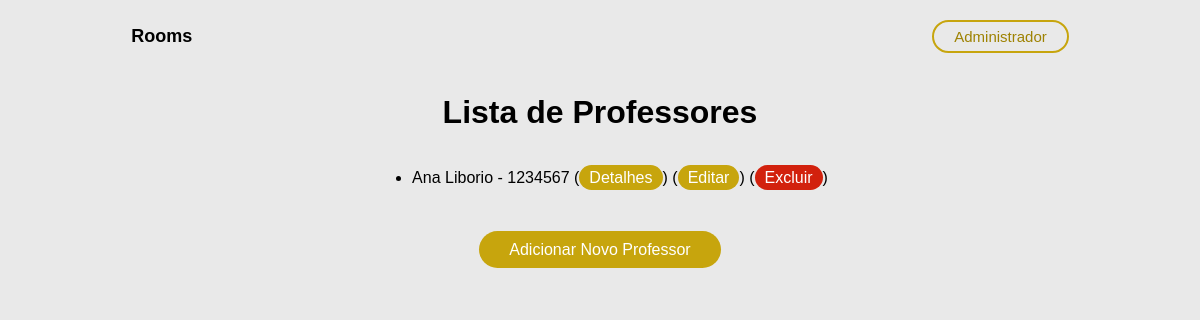
The app's page /teachers/, older data.
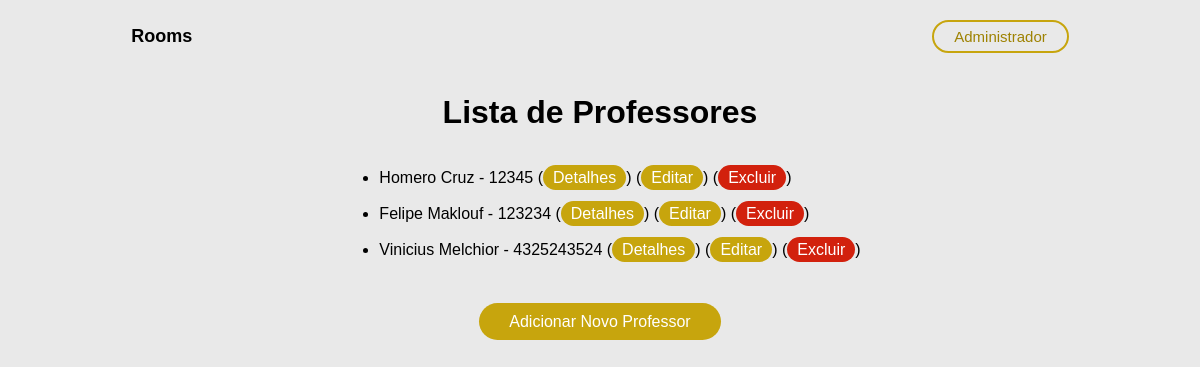
The same page, newer data.
### core/models.py (models this page shows, shortened)
class Teacher(models.Model):
    teacher_id = models.AutoField(primary_key=True)
    siape = models.CharField(max_length=8)
    first_name = models.CharField(max_length=30)
    last_name = models.CharField(max_length=30)

### users/views.py (the view)
# urls.py: path('teachers/', views.teacher_list, name='teacher_list'),
def teacher_list(request):
    teachers = Teacher.objects.all()
    return render(request, 'teacher_list.html', {'teachers': teachers})

### templates/teacher_list.html (shortened to what this page needs)
{% load static %}
<!DOCTYPE html>
<html lang="en">
<head>
    <link rel="stylesheet" href="{% static 'css/list.css' %}" />
</head>
<body>
    <header>
        <div class="logo">Rooms</div>
        <div class="login">Administrador</div>
    </header>
    <h1>Lista de Professores</h1>
    <div class="contentList">
        <ul>
            {% for teacher in teachers %}
                <li>{{ teacher.first_name }} {{ teacher.last_name }} - {{ teacher.siape }}
                    (<a class="options" href="{% url 'teacher_detail' pk=teacher.pk %}">Detalhes</a>)
                    (<a class="options" href="{% url 'teacher_update' pk=teacher.pk %}">Editar</a>)
                    (<a class="optionsE" href="{% url 'teacher_delete' pk=teacher.pk %}">Excluir</a>)
                </li>
            <br>
            {% empty %}
                <li>Nenhum professor encontrado.</li>
            {% endfor %}
        </ul>
    </div>
    <div class="alignA">
        <a class="return" href="{% url 'teacher_create' %}">Adicionar Novo Professor</a>
    </div>
</body>
</html>

Row changes from the older to the newer data that the page shows:
added Teacher: first_name "Homero", last_name "Cruz", siape "12345"
added Teacher: first_name "Felipe", last_name "Maklouf", siape "123234"
changed Teacher: first_name "Ana" → "Vinicius"; last_name "Liborio" → "Melchior"; siape "1234567" → "4325243524"
